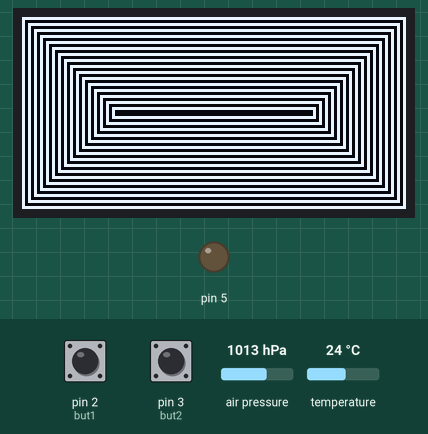
Simulated run of this sketch. Board: Arduino Uno, built with avr-gcc and run on an emulated ATmega328P. Shown: 128×64 one-colour display, output pins drawn as LEDs (lit = HIGH). Inputs (shaded band) come from the test bench; at power-on: pin 2 (but1) HIGH, pin 3 (but2) HIGH, air pressure 1013 hPa, temperature 24 °C. What the sketch prints to the serial monitor is not drawn.

Above: at 0.5 s.
2.7 s: pin 2 (but1) pulled LOW for 3.2 s
At 3.4 s:
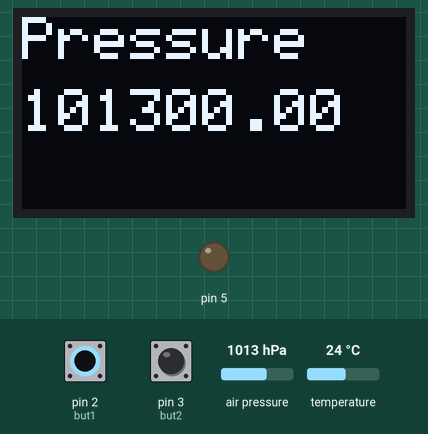
7.4 s: pin 3 (but2) pulled LOW for 3.2 s
At 11.3 s:
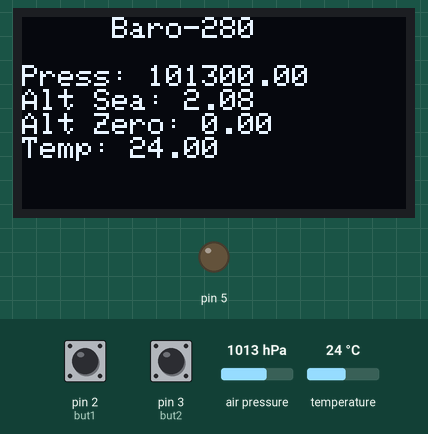
12.4 s: pin 2 (but1) pulled LOW for 3.2 s
At 13.5 s:
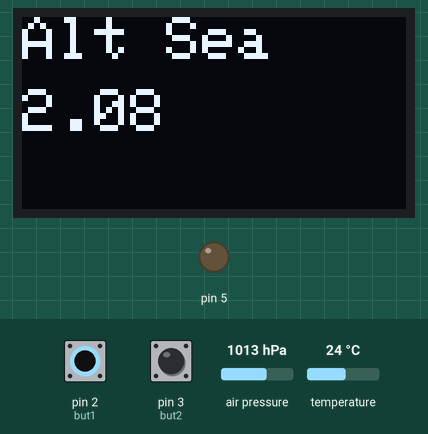
17.1 s: air pressure set to 952 hPa
At 17.43 s:
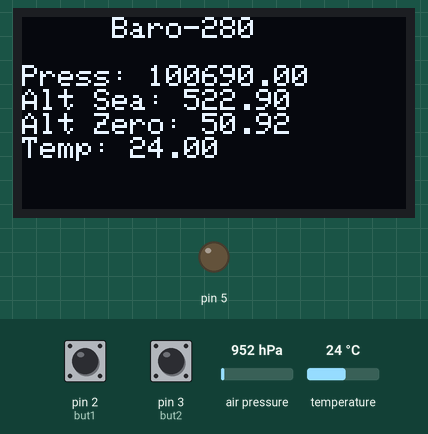
18.7 s: temperature set to 12 °C
At 21.7 s:
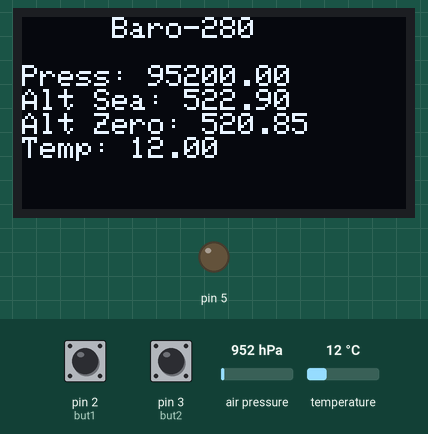
Timing chart, 0 to 21.9 s (numbered marks = the images above; inputs shaded):
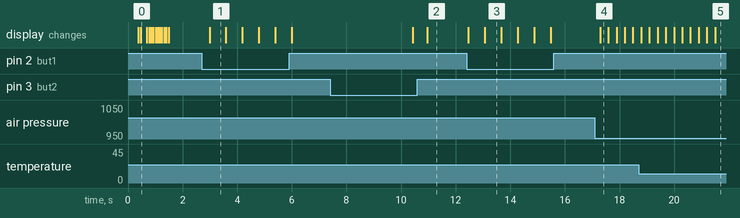

The sketch:

barometer280.ino
```cpp
/*********************************************************************
HELLO WORLD! ANYBODY HOME?
Высотомер на модуле барометра BMP-280

SITE: http://voltnik.ru/
YOUTUBE: https://www.youtube.com/channel/UC4s13gPVOMQVX3P1ZpdUwjA
Креатед бай voltNik 2017
*********************************************************************/

#include <Wire.h>
#include <Adafruit_GFX.h>
#include <Adafruit_SSD1306.h>
#include <Adafruit_Sensor.h>
#include <Adafruit_BMP280.h>
#include <EEPROMex.h>

#define OLED_RESET 4
#define but1 2                    // пин кнопки1
#define but2 3                    // пин кнопки2

#define longpress 3000            // сколько длительное нажатие
#define screen_ref 300            // обновление экрана каждые милисекунд
#define but_protect 100           // защита дребегза кнопки
#define mass_l 10                 // длинна массива средних

Adafruit_SSD1306 display(OLED_RESET);
Adafruit_BMP280 bmp; // I2C

long now_millis, last_millis, last_but1, last_but2;       // миллисекунды для отсчета
byte num_ekr = 0 ;                        // номер отображения экрана
float pressure_zero = 1005.00;           // нулевая точка давления

float pressure[mass_l];  // массив давления
float temp[mass_l];      // массив температуры
float pres_sr = 0, temp_sr = 0, alt_sr = 0; // среднее давление и температура
byte pos = 0, sensorVal1, sensorVal2;
boolean pressed = false;
//=====================================
void setup()   {
  boolean baro = false;
  Serial.begin(9600);

  pinMode(but1, INPUT_PULLUP);
  pinMode(but2, INPUT_PULLUP);

  pinMode(5, OUTPUT);  // использую контакт как массу для одной из кнопок
  digitalWrite(5, 0);

  pressure_zero = EEPROM.readFloat(0); // читаем из памяти значение давления в нулевой точке

 if (!bmp.begin()) {
    Serial.println(F("Could not find a valid BMP280 sensor, check wiring!"));
    while (1);
  }

  display.begin(SSD1306_SWITCHCAPVCC, 0x3C);
  display.cp437(true);
  display.clearDisplay();
  testdrawrect();
  delay(200);

  // начальное заполнение массива
  display.clearDisplay();
  display.setTextColor(WHITE);
  display.setTextSize(1);
  display.setCursor(30,40);
  display.println("Loading...");
  pres_sr = 0;
  temp_sr = 0;
  for (byte i=0; i<mass_l; i++) {
    pressure[i] = bmp.readPressure();
    temp[i] = bmp.readTemperature();
    pres_sr = pres_sr + pressure[i];
    temp_sr = temp_sr + temp[i];
    //display.print(i);
    display.drawRect(0, 30, i*8, 5, WHITE);
    display.display();
    delay(50);
  }
  pres_sr /= mass_l;
  temp_sr /= mass_l;
}
//=====================================
void loop() {
  sensorVal1 = digitalRead(but1);
  sensorVal2 = digitalRead(but2);
  now_millis = millis();  // разово на цикл запоминаем старт милисекунд

 // обработка нажатия кнопки 1
  if ((sensorVal1 == LOW) & (now_millis - last_but1)> but_protect) {
    num_ekr = (num_ekr+1) % 6;
    Serial.println(num_ekr);
    last_but1 = now_millis + 500;  // +500мс задержка следующего нажатия кнопки 1
  }

// обработка длинного нажатия кнопки 2
  if ((sensorVal2 == LOW) & (!pressed)) {
    last_but2 = now_millis;
    pressed = true;
  }
// если держали более 3 секунд
  if (pressed & ((now_millis-last_but2) > longpress)) {
      pressure_zero = pres_sr / 100;
      EEPROM.writeFloat(0,pressure_zero); // записываем в память значение давления в нулевой точке
      display.clearDisplay();
      display.setTextSize(2);
      display.setCursor(0,0);
      display.print("Writing..");
      display.display();
      pressed = false;
      delay(500);
      last_but2 = now_millis;
    }
// обработка отпускания кнопки 2
  if ((sensorVal2 == HIGH) & pressed) {
    if ((now_millis - last_but2)> but_protect) { // короткое нажатие кнопки 2 если надо
      Serial.println("Short Press!");
    }
    pressed = false;
  }

  // цикл обновления экрана
  if (now_millis - last_millis > screen_ref) {

    //цикл обновления массива температуры и давления
    pos = (pos + 1) % mass_l;
    pressure[pos] = bmp.readPressure();
    temp[pos] = bmp.readTemperature();

    // пересчет средних значений
    pres_sr = 0;
    temp_sr = 0;
    // пересчет средних значений
    for (byte i=0; i<mass_l; i++) {
      //Serial.print(pressure[i]); Serial.print(" ");
      pres_sr = pres_sr + pressure[i];
      temp_sr = temp_sr + temp[i];
    }
    pres_sr /= mass_l;
    temp_sr /= mass_l;

  // вывод на экран
  switch (num_ekr) {
  case 0:
    display.clearDisplay();
    display.setTextSize(1);
    display.setCursor(0,0);
    display.println("     Baro-280"); display.println();
    display.print("Press: "); display.println(pres_sr);
    display.print("Alt Sea: "); display.println(bmp.readAltitude());
    display.print("Alt Zero: "); display.println(calcAltitude(pressure_zero, pres_sr));
    display.print("Temp: "); display.println(temp_sr);
    display.display();
    break;
  case 1:
    display.clearDisplay();
    display.setTextSize(2);
    display.setCursor(0,0);
    display.print("Pressure");
    display.setCursor(0,24);
    display.println(pres_sr);
    display.display();
    break;
  case 2:
    display.clearDisplay();
    display.setTextSize(2);
    display.setCursor(0,0);
    display.print("Alt Sea");
    display.setCursor(0,24);
    display.println(bmp.readAltitude());
    display.display();
    break;
  case 3:
    display.clearDisplay();
    display.setTextSize(2);
    display.setCursor(0,0);
    display.print("Alt Zero1");
    display.setCursor(0,24);
    display.println(calcAltitude(pressure_zero, pres_sr));
    display.setTextSize(1);
    display.setCursor(0,48);
    display.print("filtered");
    display.display();
    break;
  case 4:
    display.clearDisplay();
    display.setTextSize(2);
    display.setCursor(0,0);
    display.print("Alt Zero2");
    display.setCursor(0,24);
    display.println(calcAltitude(pressure_zero, pressure[pos]));
    display.display();
    break;
  case 5:
    display.clearDisplay();
    display.setTextSize(2);
    display.setCursor(0,0);
    display.print("Temp");
    display.setCursor(0,24);
    display.println(temp_sr);
    display.display();
    break;
  }

   last_millis = now_millis;
  }

}
//===================================== квадратики на старте
void testdrawrect(void) {
  for (int16_t i=0; i<display.height()/2; i+=2) {
    display.drawRect(i, i, display.width()-2*i, display.height()-2*i, WHITE);
    display.display();
    delay(1);
  }
}
//===================================== расчет высоты
float calcAltitude(float seaLevelhPa, float pressure) {
  float altitude;
  pressure /= 100;
  altitude = 44330 * (1.0 - pow(pressure / seaLevelhPa, 0.1903));
  return altitude;
}
//=====================================
```

Measured:
- after the input at 2.7 s, the display: changes after 0.29 s (image 1)
- after the input at 7.4 s, the display: first changes after 3.0 s (image 2 shows a later state)
- after the input at 12.4 s, the display: first changes after 0.06 s (image 3 shows a later state)
- after the input at 17.1 s, the display: changes after 0.19 s (image 4)
- what the display in image 1 shows lasts 0.6 s, from 3.0 s to 3.6 s
